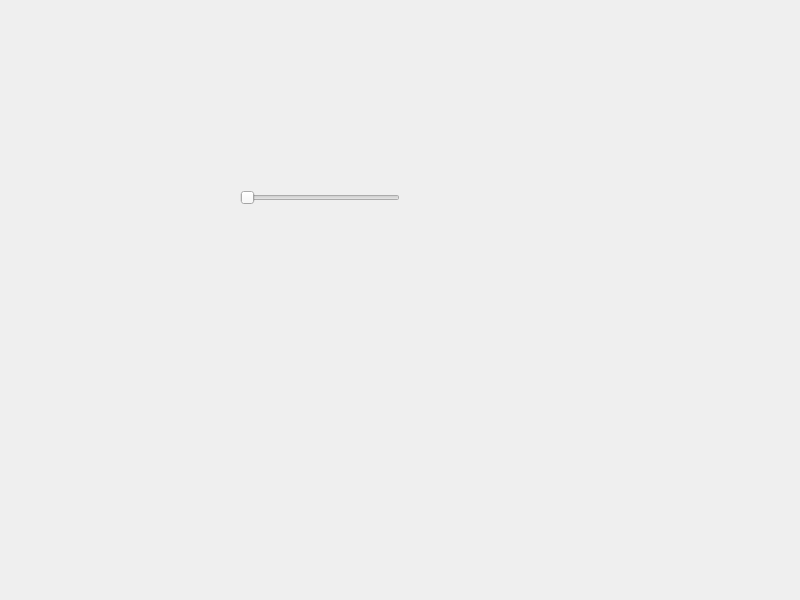
<?xml version="1.0" encoding="UTF-8"?>
<ui version="4.0">
 <class>Dialog</class>
 <widget class="QDialog" name="Dialog">
  <property name="geometry">
   <rect>
    <x>0</x>
    <y>0</y>
    <width>800</width>
    <height>600</height>
   </rect>
  </property>
  <property name="windowTitle">
   <string>Dialog</string>
  </property>
  <widget class="QSlider" name="horizontalSlider">
   <property name="geometry">
    <rect>
     <x>240</x>
     <y>190</y>
     <width>160</width>
     <height>16</height>
    </rect>
   </property>
   <property name="orientation">
    <enum>Qt::Horizontal</enum>
   </property>
  </widget>
 </widget>
 <resources/>
 <connections/>
</ui>
